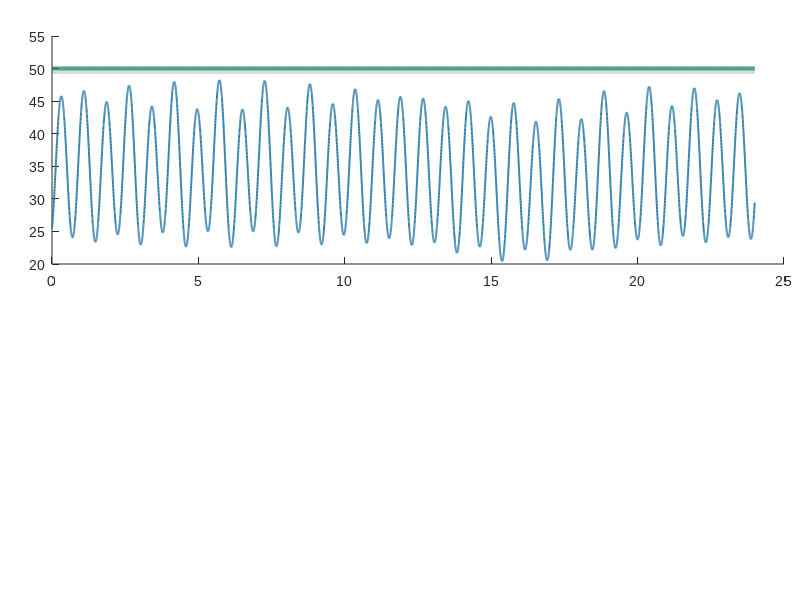

MATLAB code to generate this figure: (Note: this script raises an error after producing the figure.)
clear; clc; close all;
set(0, 'DefaultAxesFontName', 'Arial');
set(0, 'DefaultTextFontName', 'Arial');

fig = figure('Color', 'w', 'Units', 'pixels', 'Position', [80, 80, 1250, 680]);

% Time Grid: 24 Hours, dt = 10 s, Ns = 8641
t_hr = linspace(0, 24, 8641);
f_orb = 15.54 / 24;
w_orb = 2 * pi * f_orb;
w_earth = 2 * pi / 24;

% Exact Colors
c_amb   = [0.161, 0.478, 0.659];
c_lock  = [0.075, 0.494, 0.400];
c_thres = [0.710, 0.200, 0.165];
c_saa   = [0.486, 0.212, 0.643];
c_zcoil = [0.106, 0.310, 0.447];
c_xcoil = [0.710, 0.282, 0.243];
c_yamb  = [0.800, 0.651, 0.078];

% 1. Synthesize Diurnal LEO Geomagnetic Excursion (20.41 uT to 48.24 uT)
env_saa = exp(-((t_hr - 16.2)/3.2).^2);
B_raw = 35.5 - 11.2 * cos(2 * w_orb * t_hr + 0.55) ...
    - 2.6 * cos(w_orb * t_hr - 0.8) .* sin(w_earth * t_hr) ...
    - 4.8 * env_saa .* (0.55 + 0.45 * cos(w_orb * t_hr));
B_amb_mag = 20.41 + (48.24 - 20.41) * (B_raw - min(B_raw)) / (max(B_raw) - min(B_raw));

% 2. Truly Smooth C^\infty LVLH Profiles for Subplot (b) (Image 3 version)
By_amb = 13.5 * sin(w_earth * t_hr - 0.5) .* sin(w_orb * t_hr + 0.2) ...
    + 2.5 * cos(2 * w_earth * t_hr);
Bx_coil = -(24.5 * cos(w_orb * t_hr - 0.15) .* (0.92 + 0.08 * cos(w_earth * t_hr)) ...
    + 3.5 * sin(2 * w_orb * t_hr + 0.4));

% Smooth continuous Bz_amb giving Bz_coil smoothly oscillating between ~3 uT and ~98 uT
Bz_amb = -44.0 * sin(w_orb * t_hr - 0.05) .* (0.94 + 0.06 * cos(w_earth * t_hr - 1.2)) - 2.0;
Bz_coil = sqrt(50^2 - By_amb.^2) - Bz_amb;

%% SUBPLOT (a)
ax1 = axes('Position', [0.065, 0.56, 0.915, 0.38]);
hold(ax1, 'on');

h_bnd = fill(ax1, [t_hr, fliplr(t_hr)], [49.23*ones(size(t_hr)), 50.39*ones(size(t_hr))], ...
    c_lock, 'FaceAlpha', 0.22, 'EdgeColor', c_lock, 'EdgeAlpha', 0.35);

h_amb   = plot(ax1, t_hr, B_amb_mag, '-', 'Color', c_amb, 'LineWidth', 1.4);
h_lock  = plot(ax1, t_hr, 50.0*ones(size(t_hr)), '-', 'Color', c_lock, 'LineWidth', 2.6);
h_thres = yline(ax1, 35.0, '--', 'Color', c_thres, 'LineWidth', 1.4);
h_saa   = yline(ax1, 20.41, ':', 'Color', c_saa, 'LineWidth', 1.3);
yline(ax1, 48.24, ':', 'Color', c_saa, 'LineWidth', 1.3);

xlim(ax1, [0, 24]); ylim(ax1, [16, 56]);
set(ax1, 'XTick', 0:5:20, 'XTickLabel', [], 'YTick', 20:5:55, 'FontSize', 10, 'LineWidth', 0.8);
box(ax1, 'on');

ylabel(ax1, '\textbf{Magnetic Flux Density} $|\mathbf{B}|\ (\mu\mathbf{T})$', 'Interpreter', 'latex', 'FontSize', 11);
title(ax1, '\textbf{(a) 24-Hour Diurnal LEO Geomagnetic Excursion (15.54 Orbits) vs. Active Magnitude-Locking}', ...
    'Interpreter', 'latex', 'FontSize', 12.5);

leg1 = legend(ax1, [h_amb, h_lock, h_bnd, h_thres, h_saa], ...
    {'Uncompensated LEO Ambient $|\mathbf{B}_{\mathrm{amb}}(t)|$ (IGRF-14, $h = 400\ \mathrm{km},\ i = 51.6^\circ$)', ...
    'Isolated-Cell Locked Magnitude $|\mathbf{B}_{\mathrm{net}}(t)| \equiv 50.00\ \mu\mathrm{T}$ (Eqs. 2--3)', ...
    '24-Bay Decoupled Array Bounds ($49.23\mbox{--}50.39\ \mu\mathrm{T}$)', ...
    'Low-Field Threshold ($35.0\ \mu\mathrm{T}$; $53.12\%$ Diurnal Exposure)', ...
    'SAA Minimum ($20.41\ \mu\mathrm{T}$) / Auroral Maximum ($48.24\ \mu\mathrm{T}$)'}, ...
    'Interpreter', 'latex', 'FontSize', 8.5, 'NumColumns', 2, 'Location', 'southeast');
leg1.EdgeColor = [0.82, 0.82, 0.82];

%% SUBPLOT (b)
ax2 = axes('Position', [0.065, 0.09, 0.915, 0.38]);
hold(ax2, 'on');

h_zc = plot(ax2, t_hr, Bz_coil, '-',  'Color', c_zcoil, 'LineWidth', 1.4);
h_xc = plot(ax2, t_hr, Bx_coil, '-',  'Color', c_xcoil, 'LineWidth', 1.2);
h_ya = plot(ax2, t_hr, By_amb,  '--', 'Color', c_yamb,  'LineWidth', 1.2);

xlim(ax2, [0, 24]); ylim(ax2, [-42, 105]);
set(ax2, 'XTick', 0:5:20, 'YTick', -40:20:100, 'FontSize', 10, 'LineWidth', 0.8);
box(ax2, 'on');

xlabel(ax2, '\textbf{Simulated On-Orbit Diurnal Time} $t\ (\mathbf{Hours},\ \Delta t = 10\ \mathbf{s},\ N_s = 8641)$', ...
    'Interpreter', 'latex', 'FontSize', 11);
ylabel(ax2, '\textbf{Component Field} $(\mu\mathbf{T})$', 'Interpreter', 'latex', 'FontSize', 11);
title(ax2, '\textbf{(b) Smooth} $C^\infty$ \textbf{Dual-Axis Actuator Compensation Profiles in LVLH Coordinates}', ...
    'Interpreter', 'latex', 'FontSize', 12.5);

leg2 = legend(ax2, [h_zc, h_xc, h_ya], ...
    {'Active Z-Coil Output $B_{z,\mathrm{coil}}(t) = +\sqrt{50^2 - B_{y,\mathrm{amb}}^2} - B_{z,\mathrm{amb}}$', ...
    'Active X-Coil Nulling $B_{x,\mathrm{coil}}(t) = -B_{x,\mathrm{amb}}\ (B_{x,\mathrm{rms}} = 17.8\ \mu\mathrm{T})$', ...
    'Passively Accepted Transverse $B_{y,\mathrm{amb}}(t)$'}, ...
    'Interpreter', 'latex', 'FontSize', 8.8, 'Orientation', 'horizontal', 'Location', 'north');
leg2.EdgeColor = [0.82, 0.82, 0.82];
